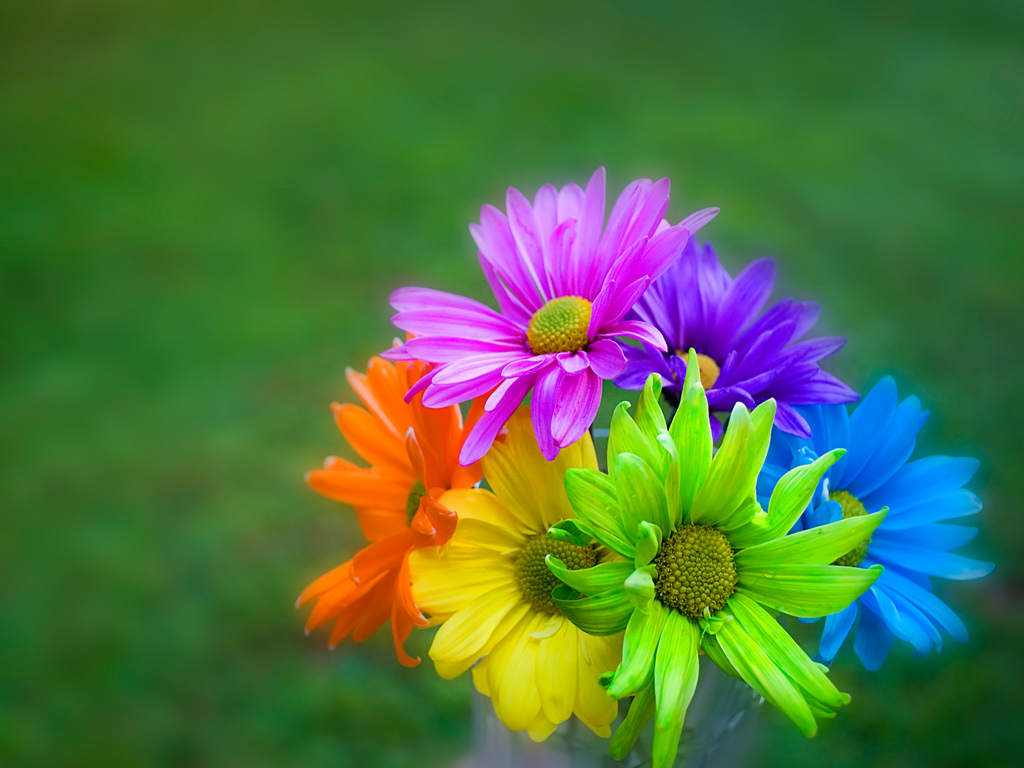
#> input picture PA1/flowers.png, 1024 x 768 px
$ python W1L2.py
#> lines starting #> are read from the running program, lines starting #| are printed output that depends on the picture
__author__ = 'Chirag'

num = 5
import numpy as np
import matplotlib.pyplot as plt
'''
r_vect = np.array([[2,3,4]])
c_vect = np.array([[2],[3],[4]])
# Check if row vector and column vector are equal
# .all() is needed because np.equal() is element wise
np.equal(r_vect,c_vect).all()
np.equal(r_vect,c_vect.T).all()

# Specify a range
int_num = np.arange(1,10,dtype=np.uint8)
# With interval
# Dtype should be specified for all non integers
dec_num = np.arange(0.0,11.5,0.5,dtype=np.float64)
# Generate a random matrix
rand_mat33 = np.random.rand(3,3)
# Get the shape of a matrix (y,x,...)
rand_mat33.shape


A = np.array([[0.251083857976031,0.830828627896291,0.285839018820374,0.567821640725221,0.779167230102011],
             [0.616044676146639,0.585264091152724,0.757200229110721,0.0758542895630636,0.934010684229183],
             [0.473288848902729,0.549723608291140,0.753729094278495,0.0539501186666072,0.129906208473730],
             [0.351659507062997,0.917193663829810,0.380445846975357,0.530797553008973,0.568823660872193]])

B = np.array([[0.263802916521990,0.579704587365570,0.622055131485066,0.0759666916908419,0.239952525664903],
             [0.145538980384717,0.549860201836332,0.350952380892271,0.239916153553658,0.417267069084370],
             [0.136068558708664,0.144954798223727,0.513249539867053,0.123318934835166,0.0496544303257421],
             [0.869292207640089,0.853031117721894,0.401808033751942,0.183907788282417,0.902716109915281]])

sum_AB = np.add(A,B)
diff_AB = np.subtract(A,B)
# A dot B isnt possible so use A dot B.T
matrixmul_AB = np.dot(A,B.T)

# r_divide A / B is the solution to the equation xA = B.
# Matrices A and B must have the same number of columns.
r_div = np.linalg.lstsq(A,B)

# Inverse of a matrix and eigen values
C = np.array([[7,10,5],[8,8,5],[1,5,4]])
np.linalg.inv(C)
V,E = np.linalg.eig(C)

D = np.array([[6,8,9],[6,7,6],[9,4,4]])
# Matrix multiplication
matrixmul_CD = np.dot(C,D)

# Element-wise opperations
C_dotpow3 = np.power(C,3)
C_dotmulD = np.multiply(C,D)
C_dotdivD = np.divide(C,D)

# Logical Operation
A = np.array([[2,5,3],[3,6,7]])
np.where(A > 4)
A[A > 4] = 0

# Flow control (remember colon)
val1 = 3
val2 = 3
if val1 > val2:
    print "{} is greater than {}".format(val1,val2)
elif val1 < val2:
    print "{} is lesser than {}".formmat(val1,val2)
else:
    print "{} is equal to {}".format(val1,val2)

# While loops!
var = 0
while var < 5:
    print "incrementing var = {}".format(var)
    var += 1

# Graph 2 lines
x = np.linspace(-2*np.pi,2*np.pi)
y1 = np.sin(x)
y2 = np.cos(x)

plt.plot(x,y1)
plt.plot(x,y2)
plt.title("2-D Line Plot")
plt.xlabel("x in radians")
plt.ylabel("sin(x) and cos(x)")
plt.show()

# A 3d plot (sort of)
from mpl_toolkits.mplot3d import axes3d
plt.ion()
fig = plt.figure()
ax = fig.add_subplot(111, projection='3d')
X, Y, Z = axes3d.get_test_data(0.1)
ax.plot_wireframe(X, Y, Z, rstride=5, cstride=5)
plt.show()

# Save an array
np.savetxt("x.txt",x)
'''
# Read and display image
import cv2
img = cv2.imread("flowers.png", -1)
#> img is the input picture: shape (768, 1024, 3); mean B, G, R 62.4, 113.7, 78.5
#plt.imshow(cv2.cvtColor(img, cv2.COLOR_BGR2RGB))
#plt.title("RGB Flowers Simon")
#plt.show()

# Convert to gray
gray = cv2.cvtColor(img, cv2.COLOR_BGR2GRAY)
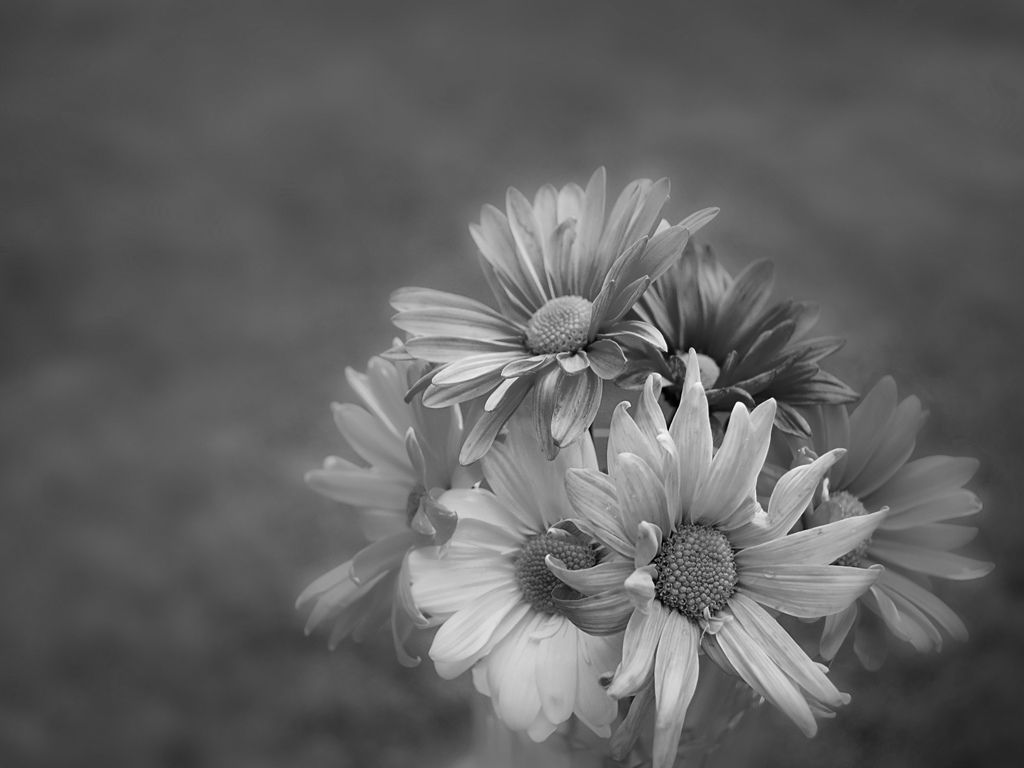
#> gray: shape (768, 1024); min 0, max 254, mean 97.3

# Convert to decimal
floating = img.astype(np.float64)/255

# Simple image viewer
cv2.namedWindow("Window Name",cv2.WINDOW_AUTOSIZE)
cv2.imshow("Window Name",floating)
cv2.waitKey(0)
cv2.destroyWindow("Window Name")
